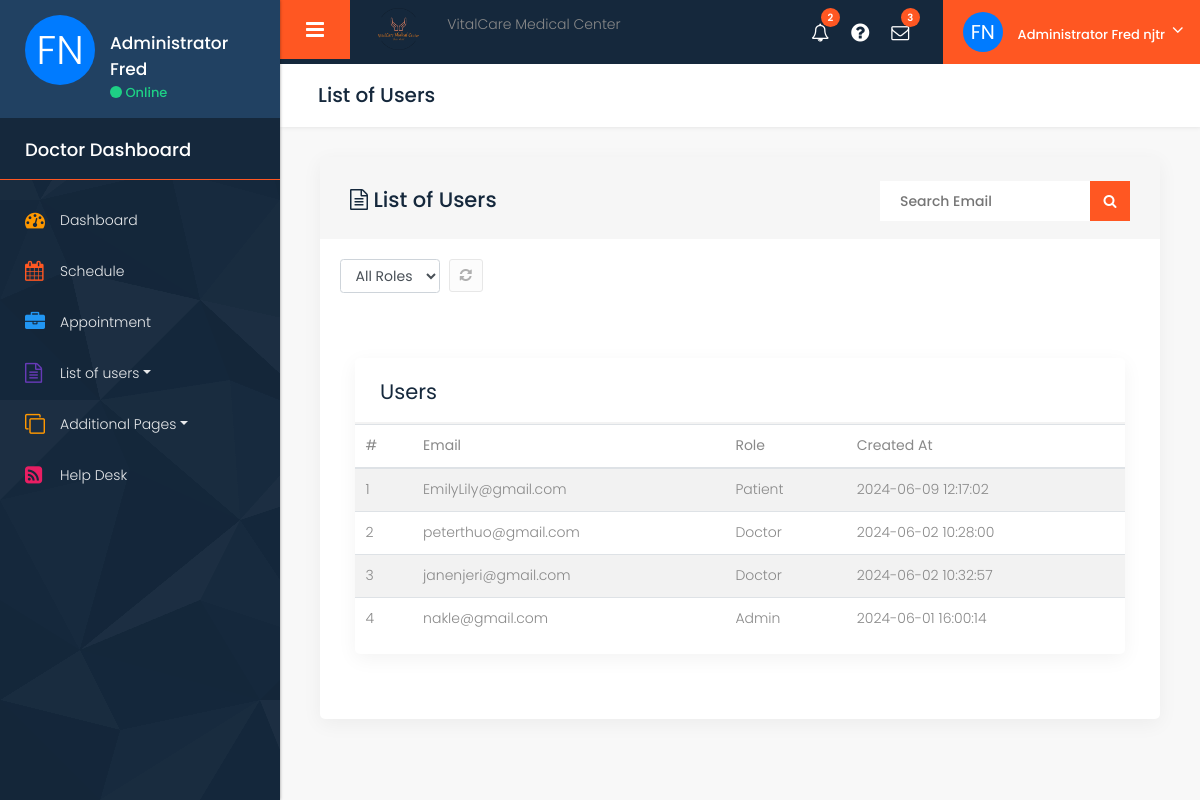
The app's page /pages/dashboard/super/list_users.php (signed in) with its own data.
### tables this page shows
CREATE TABLE `Users` (
  `UserID` int(11) NOT NULL,
  `Email` varchar(50) DEFAULT NULL,
  `PasswordHash` varchar(255) DEFAULT NULL,
  `RoleID` int(11) DEFAULT NULL,
  `CreatedAt` timestamp NOT NULL DEFAULT current_timestamp()
);

CREATE TABLE `User_Roles` (
  `RoleID` int(11) NOT NULL,
  `RoleName` varchar(50) DEFAULT NULL
);

### pages/dashboard/super/list_users.php (the view, shortened to what this page needs)
<?php
include('nav/header.php');
?>
<div class="midde_cont">
    <div class="container-fluid">
        <div class="row column_title">
            <div class="col-md-12">
                <div class="page_title">
                    <h2>List of Users</h2>
                </div>
            </div>
        </div>
        <div class="row">
            <div class="col-md-12">
                <div class="white_shd full margin_bottom_30">
                    <div class="inbox-head">
                        <h3><i class="fa fa-file-text-o" aria-hidden="true"></i> List of Users</h3>
                        <form action="#" class="pull-right position search_inbox">
                            <div class="input-append">
                                <input type="text" class="sr-input" id="emailSearch" placeholder="Search Email">
                                <button class="btn sr-btn" type="button"><i class="fa fa-search"></i></button>
                            </div>
                        </form>
                    </div>
                    <div class="inbox-body">
                        <div class="mail-option">
                            <div class="btn-group hidden-phone">
                                <select id="roleFilter" class="form-control">
                                    <option value="all">All Roles</option>
                                </select>
                            </div>
                            <div class="btn-group">
                                <a href="list_users.php" class="btn mini tooltips">
                                    <i class=" fa fa-refresh"></i>
                                </a>
                            </div>
                        </div>
                    </div>
                    <div class="full padding_infor_info">
                        <div class="invoice_inner">
                            <div class="row">
                                <div class="col-md-12">
                                    <div class="white_shd full margin_bottom_30">
                                        <div class="full graph_head">
                                            <div class="heading1 margin_0">
                                                <h2>Users</h2>
                                            </div>
                                        </div>
                                        <div class="full progress_bar_inner">
                                            <div class="row">
                                                <div class="col-md-12">
                                                    <div class="full">
                                                        <table class="table table-striped table-hover">
                                                            <thead>
                                                                <tr>
                                                                    <th>#</th>
                                                                    <th>Email</th>
                                                                    <th>Role</th>
                                                                    <th>Created At</th>
                                                                </tr>
                                                            </thead>
                                                            <tbody id="usersTable">
                                                                <?php
                                                                $conn = new mysqli($servername, $username, $password, $dbname);
                                                                $sql = "SELECT Users.UserID, Users.Email, Users.RoleID, User_Roles.RoleName, Users.CreatedAt
                        FROM Users
                        INNER JOIN User_Roles ON Users.RoleID = User_Roles.RoleID
                        ORDER BY Users.RoleID";
                                                                $result = $conn->query($sql);
                                                                $count = 1;
                                                                if ($result->num_rows > 0) {
                                                                    while ($row = $result->fetch_assoc()) {
                                                                        echo "<tr data-id='{$row['UserID']}'>";
                                                                        echo "<td>{$count}</td>";
                                                                        echo "<td>{$row['Email']}</td>";
                                                                        echo "<td>{$row['RoleName']}</td>";
                                                                        echo "<td>{$row['CreatedAt']}</td>";
                                                                        $count++;
                                                                    }
                                                                } else {
                                                                    echo "<tr><td colspan='5'>No users found</td></tr>";
                                                                }
                                                                ?>
                                                            </tbody>
                                                        </table>
                                                    </div>
                                                </div>
                                            </div>
                                        </div>
                                    </div>
                                </div>
                            </div>
                        </div>
                    </div>
                </div>
            </div>
        </div>
    </div>
</div>
<?php
include('nav/footer.php');
?>

### pages/dashboard/super/nav/header.php (shortened to what this page needs)
<?php
$servername = "localhost";
$username = "root";
$password = "";
$dbname = "medical";
$conn = new mysqli($servername, $username, $password, $dbname);
$firstName = '';
$lastName = '';
$initials = '';
if (isset($_SESSION['user_id']) && isset($_SESSION['role_id']) && $_SESSION['role_id'] == 3) {
    $userID = $_SESSION['user_id'];
    $sql = "SELECT FirstName, LastName FROM Admins WHERE UserID = '$userID'";
    $result = $conn->query($sql);
    if ($result->num_rows > 0) {
        $row = $result->fetch_assoc();
        $firstName = $row['FirstName'];
        $lastName = $row['LastName'];
        $initials = strtoupper(substr($firstName, 0, 1) . substr($lastName, 0, 1));
    }
}
?>
<!DOCTYPE html>
<html lang="en">
<head>
    <link rel="stylesheet" href="css/bootstrap.min.css" />
    <link rel="stylesheet" href="style.css" />
    <link rel="stylesheet" href="css/responsive.css" />
    <link rel="stylesheet" href="css/colors.css" />
    <link rel="stylesheet" href="css/bootstrap-select.css" />
    <link rel="stylesheet" href="css/perfect-scrollbar.css" />
    <link rel="stylesheet" href="css/custom.css" />
</head>
<body class="dashboard dashboard_1">
    <div class="full_container">
        <div class="inner_container">
            <nav id="sidebar">
                <div class="sidebar_blog_1">
                    <div class="sidebar_user_info">
                        <div class="user_profle_side">
                            <div class="user_img">
                                <div class="initials-avatar2"><?php echo $initials; ?></div>
                            </div>
                            <div class="user_info">
                                <h6>Administrator <?php echo htmlspecialchars($firstName); ?></h6>
                                <p><span class="online_animation"></span> Online</p>
                            </div>
                        </div>
                    </div>
                </div>
                <div class="sidebar_blog_2">
                    <h4>Doctor Dashboard</h4>
                    <ul class="list-unstyled components">
                        <li>
                            <a href="index.php"><i class="fa fa-dashboard yellow_color"></i>
                                <span>Dashboard</span></a>
                        </li>
                        <li>
                            <a href="doctor_schedule.php"><i class="fa fa-calendar orange_color"></i>
                                <span>Schedule</span></a>
                        </li>
                        <li>
                            <a href="#"><i class="fa fa-briefcase blue1_color"></i>
                                <span>Appointment</span></a>
                        </li>
                        <li>
                            <a href="#element" data-toggle="collapse" aria-expanded="false" class="dropdown-toggle"><i class="fa fa-file-text-o purple_color"></i>
                                <span>List of users</span></a>
                        </li>
                        <li class="active">
                            <a href="#additional_page" data-toggle="collapse" aria-expanded="false" class="dropdown-toggle"><i class="fa fa-clone yellow_color"></i>
                                <span>Additional Pages</span></a>
                        </li>
                        <li>
                            <a href="#"><i class="fa fa-rss-square red_color"></i>
                                <span>Help Desk</span></a>
                        </li>
                    </ul>
                </div>
            </nav>
            <div id="content">
                <div class="topbar">
                    <nav class="navbar navbar-expand-lg navbar-light">
                        <div class="full">
                            <button type="button" id="sidebarCollapse" class="sidebar_toggle">
                                <i class="fa fa-bars"></i>
                            </button>
                            <div class="logo_section">
                                <a href="index.php"><img class="img-responsive" src="images/logo/vitalcare-medical-center-high-resolution-logo-transparent (1).png" alt="#" /><span class="name_user">VitalCare Medical Center</span></a>
                            </div>
                            <div class="right_topbar">
                                <div class="icon_info">
                                    <ul>
                                        <li>
                                            <a href="#"><i class="fa fa-bell-o"></i><span class="badge">2</span></a>
                                        </li>
                                        <li>
                                            <a href="#"><i class="fa fa-question-circle"></i></a>
                                        </li>
                                        <li>
                                            <a href="#"><i class="fa fa-envelope-o"></i><span class="badge">3</span></a>
                                        </li>
                                    </ul>
                                    <ul class="user_profile_dd">
                                        <li>
                                            <a class="dropdown-toggle" data-toggle="dropdown">
                                                <div class="initials-avatar"><?php echo $initials; ?></div>
                                                <span class="name_user">Administrator <?php echo htmlspecialchars($firstName . ' ' . $lastName); ?></span>
                                            </a>
                                        </li>
                                    </ul>
                                </div>
                            </div>
                        </div>
                    </nav>
                </div>

### pages/dashboard/super/css/perfect-scrollbar.css (style rules this page uses)
.ps { overflow: hidden !important; overflow-anchor: none; -ms-overflow-style: none; touch-action: auto; -ms-touch-action: auto; }

### pages/dashboard/super/nav/header.php (style rules this page uses)
.initials-avatar { display: inline-block; width: 40px; height: 40px; background-color: #007bff; color: #fff; font-size: 20px; text-align: center; line-height: 40px; border-radius: 50%; }
.initials-avatar2 { display: inline-block; width: 70px; height: 70px; background-color: #007bff; color: #fff; font-size: 40px; text-align: center; line-height: 70px; border-radius: 50%; }

### records on screen
users: Email "EmilyLily@gmail.com", RoleID.RoleName "Patient", CreatedAt "2024-06-09 12:17:02"
users: Email "peterthuo@gmail.com", RoleID.RoleName "Doctor", CreatedAt "2024-06-02 10:28:00"
users: Email "janenjeri@gmail.com", RoleID.RoleName "Doctor", CreatedAt "2024-06-02 10:32:57"
users: Email "nakle@gmail.com", RoleID.RoleName "Admin", CreatedAt "2024-06-01 16:00:14"

### other values on screen
$initials "FN"
$firstName "Fred"
$firstName . ' ' . $lastName "Fred njtr"
